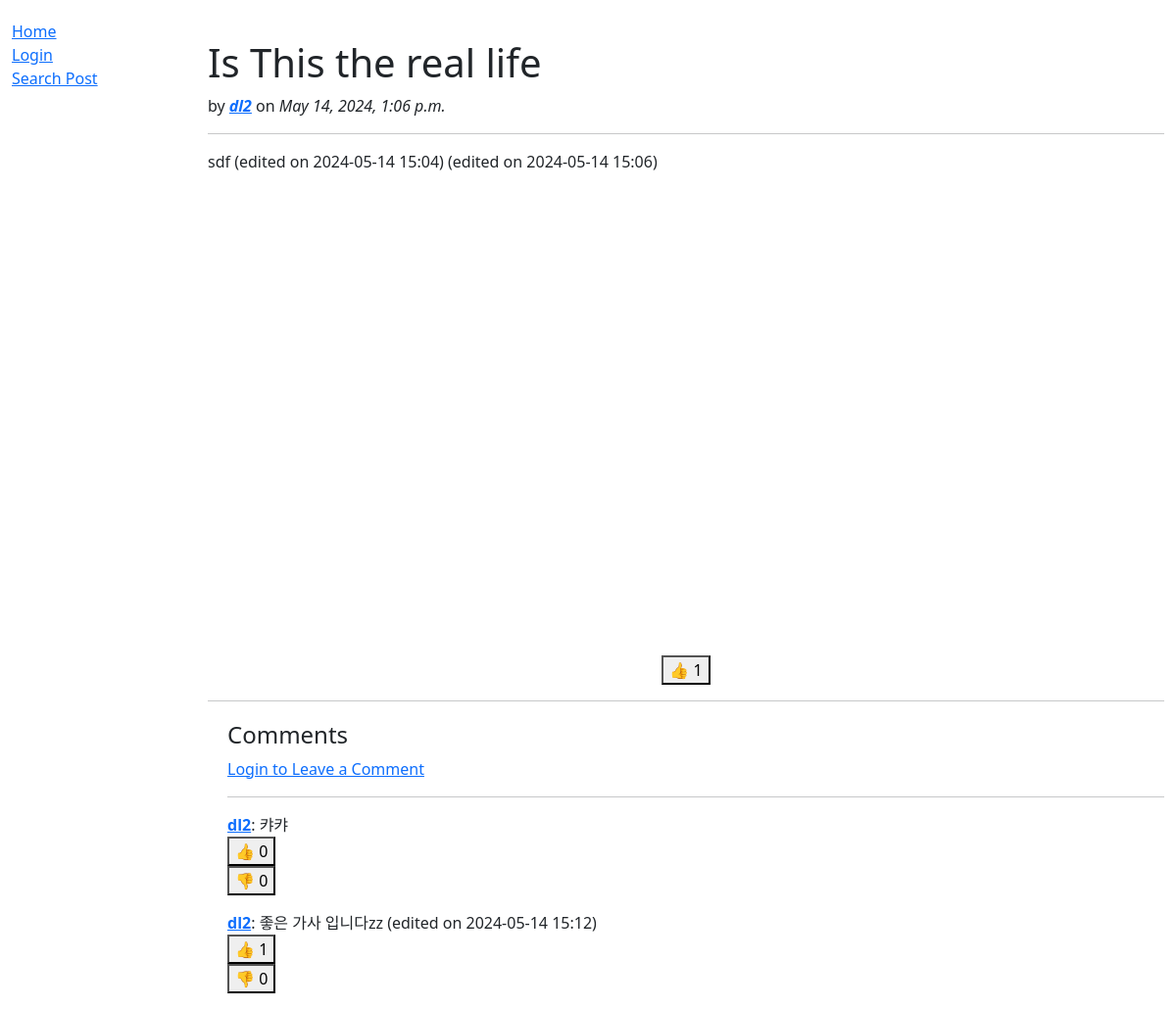
The app's page /blog/20/, older data.
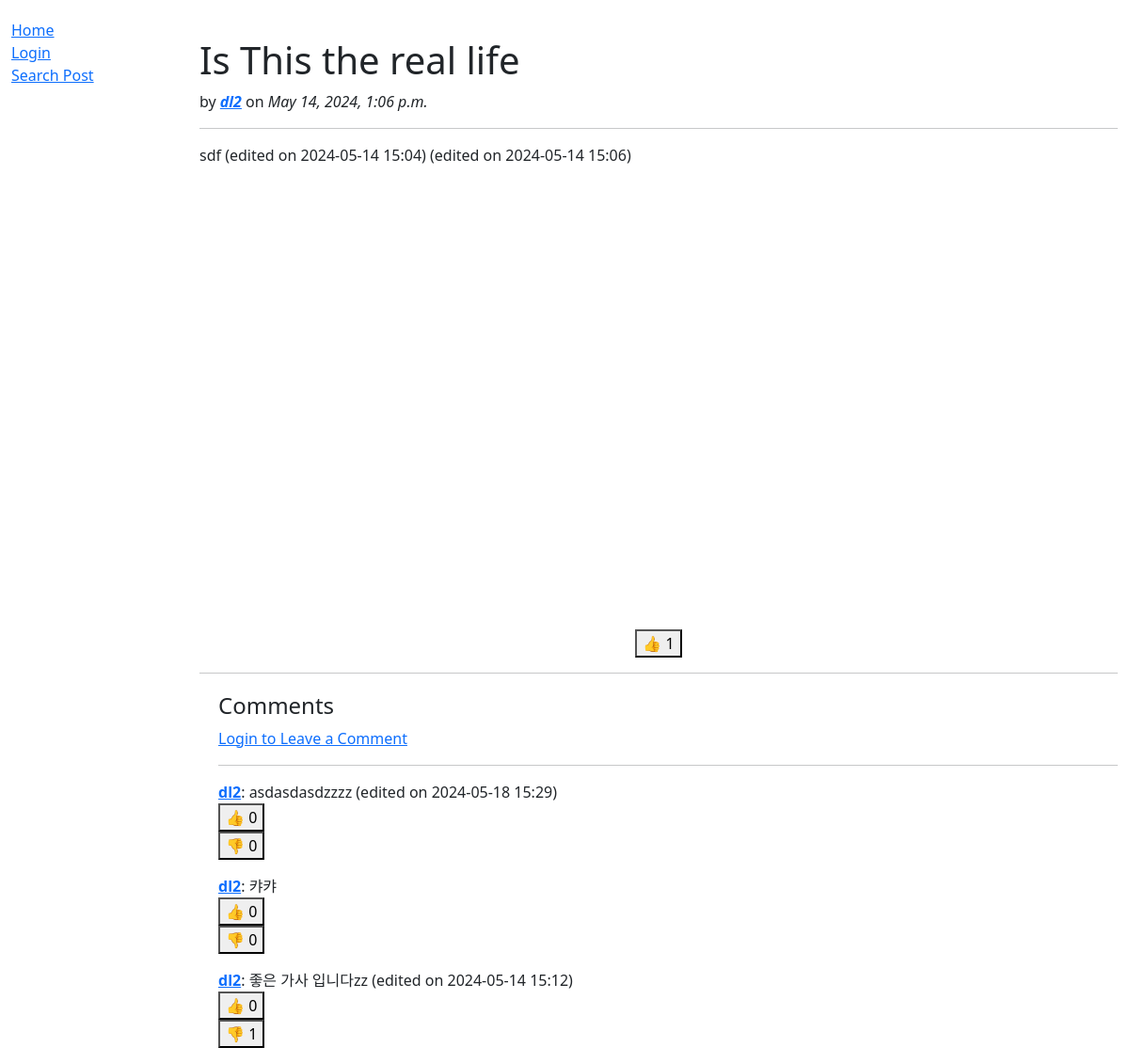
The same page, newer data.
### blog/models.py (models this page shows, shortened)
class Comment(models.Model):
    id = models.BigAutoField(help_text="Comment ID", primary_key=True)
    post = models.ForeignKey("Post", on_delete=models.CASCADE)
    writer = models.CharField(max_length=100)
    content = models.CharField(max_length=200)
    date = models.DateTimeField(default=datetime.now, blank=True)
    likes = models.IntegerField(default=0)
    dislikes = models.IntegerField(default=0)
    class Meta:
        ordering = ['-date']

### blog/views.py (the view)
# urls.py: path('<int:pk>/', views.PostDetailView.as_view(), name="post"),
class PostDetailView(generic.DetailView):
    model = Post
    context_object_name = 'post'
    template_name = 'view_post.html'
    def get_context_data(self, **kwargs):
        context = super(PostDetailView, self).get_context_data(**kwargs)
        comments = Comment.objects.filter(post=int(self.kwargs.get('pk')))
        comments.order_by('-likes')[:5]
        context['comments'] = comments
        context['error'] = False
        context['form'] = LeaveCommentForm()
        return context
    def post(self, request, *args, **kwargs):
        if request.method == 'POST':
            form = LeaveCommentForm(request.POST)
            id = int(self.kwargs.get('pk'))
            if form.is_valid():
                comment = Comment(
                    post=Post.objects.get(id=id),
                    writer=request.user,
                    content=form.cleaned_data['content']
                    )
                comment.save()
            return HttpResponseRedirect(reverse('post', args=[id]))

### blog/templates/view_post.html (shortened to what this page needs)
{% extends "base.html" %}
{% block content %}
    <h1 style="margin-top: 20px;">{{post.title}}</h1>
    <p> by <strong><em><a href="{% url 'user-profile' post.writer %}">{{post.writer}}</a></em></strong> on <em>{{post.date}}</em> </p>
    <hr />
    <p style="min-height: 500px;">{{post.content}}</p>
    <div style="text-align: center;">
      <form action="{% url 'like' 'post' post.id '1' %}" method="POST">
        <button>👍 {{post.likes}}</button>
      </form>
    </div>
    <hr />
    <div style="margin-left:20px; margin-top:20px">
      <h4>Comments</h4>
      {% if user.is_authenticated %}
      <a href="#" class="hide">Write Comment</a>
      <div>
        <form action="" method="post" id="form" style="display: none;">
          {% csrf_token %}
          <table>
          {{ form.as_table }}
          </table>
          <input type="submit" value="Submit">
        </form>
      </div>
      <script>
        var link = document.getElementsByClassName("hide");
        link[0].addEventListener("click", function() {
          if (form.style.display === "block") {
            form.style.display = "none";
          } else {
            form.style.display = "block";
          }
        });
      </script>
    {% else %}
      <a href="{% url 'login' %}">Login to Leave a Comment</a>
    {% endif %}
      {% if comments %}
        <hr />
        {% for comment in comments %}
          <p style="display: inline;"><a href="{% url 'user-profile' comment.writer %}"><strong>{{comment.writer}}</strong></a>: {{comment.content}}</p>
          <div>
            <form action="{% url 'like' 'comment' comment.id '1' %}" method="POST">
              <button>👍 {{comment.likes}}</button>
            </form>
            <form action="{% url 'like' 'comment' comment.id '0' %}" method="POST">
              <button>👎 {{comment.dislikes}}</button>
            </form>
          </div>
        {% endfor %}
      {% else %}
        <p>No comments yet.</p>
      {% endif %}
    </div>
{% endblock %}

Row changes from the older to the newer data that the page shows:
added Comment: writer "dl2", content "asdasdasdzzzz (edited on 2024-05-18 15:29)", likes "0", dislikes "0"
changed Comment "좋은 가사 입니다zz (edited on 2024-05-14 15:12)": likes "1" → "0"; dislikes "0" → "1"
